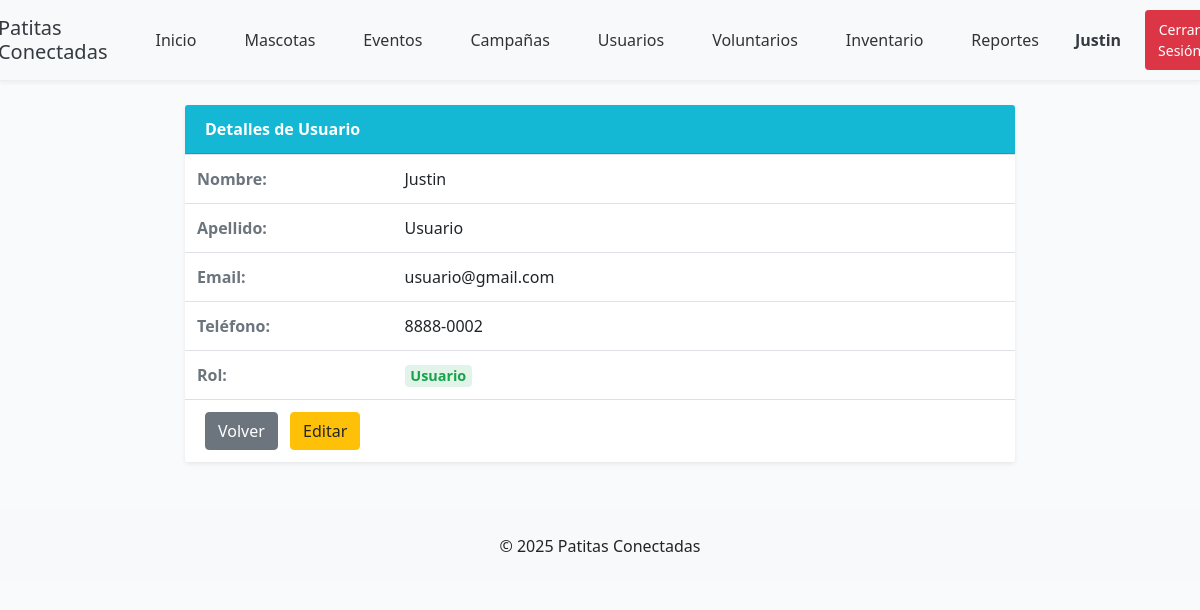
The app's page /usuarios.php?action=show&id=2 (signed in) with its own data.
### tables this page shows
CREATE TABLE IF NOT EXISTS Usuarios (
  id INT PRIMARY KEY AUTO_INCREMENT,
  nombre VARCHAR(100) NOT NULL,
  apellido VARCHAR(100) NOT NULL,
  email VARCHAR(255) NOT NULL UNIQUE,
  password VARCHAR(255) NOT NULL,
  telefono VARCHAR(20) NOT NULL,
  rol INT NOT NULL,
  CONSTRAINT fk_usuarios_roles FOREIGN KEY (rol)
    REFERENCES Roles(id) ON UPDATE CASCADE ON DELETE RESTRICT
);

CREATE TABLE IF NOT EXISTS Roles (
  id INT PRIMARY KEY AUTO_INCREMENT,
  nombre ENUM('Administrador','Usuario','Voluntario') NOT NULL
);

### app/controllers/UsuariosController.php (called while the page is built, shortened)
<?php
require_once __DIR__ . '/../models/Usuario.php';
class UsuariosController
{
  public function show(int $id)
  {
    $u = new Usuario();
    $usuario = $u->find($id);
    require 'app/views/Usuarios/show.php';
  }
}

### app/config/db.php (called while the page is built, shortened)
<?php
class Database {
    public static function connect(): mysqli {
        $host = '127.0.0.1';
        $user = 'patitas';
        $pass = 'patitas123';
        $db   = 'DejandoHuellaDB';
        $port = 3307;
        $mysqli = new mysqli($host, $user, $pass, $db, $port);
        $mysqli->set_charset('utf8mb4');
        return $mysqli;
    }
}

### app/models/BaseModel.php (called while the page is built, shortened)
<?php
require_once __DIR__ . '/../config/db.php';
class BaseModel {
  public function __construct() {
    $this->db = Database::connect();
  }
}

### app/models/Usuario.php (called while the page is built, shortened)
<?php
require_once __DIR__ . '/BaseModel.php';
class Usuario extends BaseModel {
  public function find(int $id): ?array {
    $stmt = $this->db->prepare(
      'SELECT u.*, r.nombre AS rol_nombre
       FROM Usuarios u
       LEFT JOIN Roles r ON u.rol = r.id
       WHERE u.id = ?'
    );
    $stmt->bind_param('i', $id);
    $stmt->execute();
    $row = $stmt->get_result()->fetch_assoc();
    return $row ?: null;
  }
}

### app/views/usuarios/show.php (the view)
<?php include __DIR__ . '/../partials/header.php'; ?>
<div class="container mt-4" style="max-width: 860px;">
  <div class="card shadow-sm">
    <div class="card-header text-white" style="background:#14b8d4;">
      <strong>Detalles de Usuario</strong>
    </div>
    <div class="card-body p-0">
      <table class="table mb-0">
        <tbody>
          <tr>
            <th class="w-25 text-muted">Nombre:</th>
            <td><?= htmlspecialchars($usuario['nombre']) ?></td>
          </tr>
          <tr>
            <th class="text-muted">Apellido:</th>
            <td><?= htmlspecialchars($usuario['apellido']) ?></td>
          </tr>
          <tr>
            <th class="text-muted">Email:</th>
            <td><?= htmlspecialchars($usuario['email']) ?></td>
          </tr>
          <tr>
            <th class="text-muted">Teléfono:</th>
            <td><?= htmlspecialchars($usuario['telefono']) ?></td>
          </tr>
          <tr>
            <th class="text-muted">Rol:</th>
            <td>
              <?php $badge = 'badge-secondary';
                if (($usuario['rol_nombre'] ?? '') === 'Administrador') $badge='badge-dark';
                elseif (($usuario['rol_nombre'] ?? '') === 'Voluntario') $badge='badge-info';
                elseif (($usuario['rol_nombre'] ?? '') === 'Usuario') $badge='badge-success';
              ?>
              <span class="badge <?= $badge ?>"><?= htmlspecialchars($usuario['rol_nombre'] ?? $usuario['rol']) ?></span>
            </td>
          </tr>
        </tbody>
      </table>
    </div>
    <div class="card-footer bg-white">
      <a href="usuarios.php" class="btn btn-secondary">Volver</a>
      <?php if (($_SESSION['rol'] ?? 'usuario') === 'admin'): ?>
        <a href="usuarios.php?action=edit&id=<?= (int)$usuario['id'] ?>" class="btn btn-warning ml-2">Editar</a>
      <?php endif; ?>
    </div>
  </div>
</div>
<?php include __DIR__ . '/../partials/footer.php'; ?>

### css/estilos.css (style rules this page uses)
body { background:#f8fafb;font-family:'Segoe UI',sans-serif }
.card { transition:transform .3s;border:none }
.table th { font-weight:600 }
.table th,.table td { vertical-align:middle }
.badge { font-size:90% }
:root { --hist-accent:#14b8d4; --hist-accent-2:#0ea5b5; --hist-bg:#f7fafb; --hist-text:#1f2937; --hist-muted:#6b7280; --hist-border:#e5e7eb; --hist-success:#16a34a; --hist-warning:#f59e0b; --hist-info:#3b82f6; --hist-danger:#ef4444 }
.badge-success { background-color:rgba(22,163,74,.12);color:var(--hist-success) }

### records on screen
usuarios: nombre "Justin", apellido "Usuario", email "usuario@gmail.com", telefono "8888-0002", rol.nombre "Usuario"

### other values on screen
$_SESSION['nombre'] "Justin"
